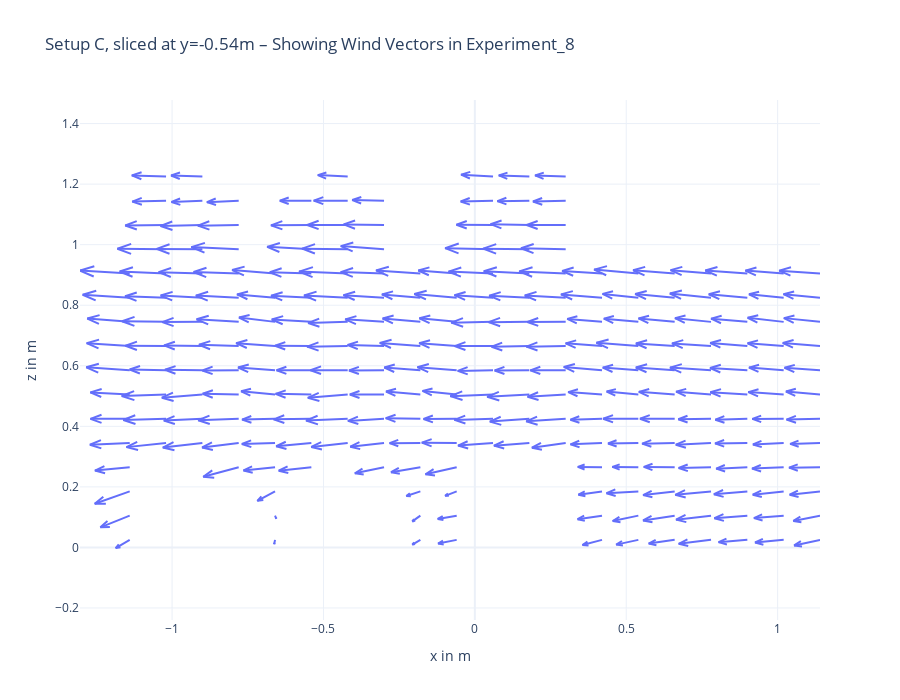

The code cell stored with this chart in its notebook:
### Markdown cell above
Explore the field by pressing your left, middle or right mouse button and dragging the mouse to rotate, zoom or translate.

When you zoom in on the locations of the obstacles, i.e. the buildings in the scale model landscape, you can make out how the wind is slowed down and diverted around the obstacles.
The overall vertial wind profile is also visible from the colormap.

Next, we can look at a slice of this data in an XZ plane:

### Code cell
import plotly.figure_factory as ff

slice_y = -0.54
voxel_map = voxel_maps[exp_idx]['voxel_map']
slice = voxel_map[voxel_map['y'] == slice_y]

xx = slice['x']
zz = slice['z']
uu = slice['wind-u']
ww = slice['wind-w']

fig = ff.create_quiver(
    xx, zz, uu, ww,
    scaleratio=1,
    scale=0.08,
)

fig.update_layout(
    title=f"Setup {setup}, sliced at y={slice_y}m – Showing Wind Vectors in Experiment_{exp_idx+1}",
    template='plotly_white',
    height=700,
    xaxis_title="x in m",
    yaxis_title="z in m",
)
fig.show()

### Figure 1 — Plotly figure (JSON) as saved in the notebook; plotly's stock layout.template omitted (floating-point values rounded to 4 significant figures; data arrays with more than 128 entries replaced by an {"elided": "..."} marker saying what was removed)
{"data": [{"mode": "lines", "x": {"elided": "1680 float values"}, "y": {"elided": "1680 float values"}, "type": "scatter"}], "layout": {"hovermode": "closest", "yaxis": {"scaleanchor": "x", "scaleratio": 1, "title": {"text": "z in m"}}, "title": {"text": "Setup C, sliced at y=-0.54m – Showing Wind Vectors in Experiment_8"}, "height": 700, "xaxis": {"title": {"text": "x in m"}}}}
